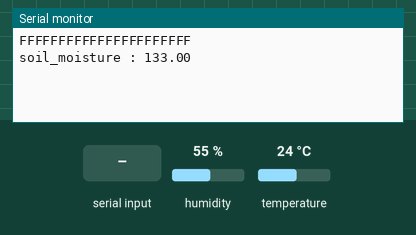
Recording of a sketch running on a simulated Arduino Uno, built with avr-gcc and run on an emulated ATmega328P. Parts: the last lines printed to the serial monitor. The test bench sets the inputs (shaded band); at power-on: humidity 55 %, temperature 24 °C.

Above: at 1.7 s.
1.8 s: "1" received over the second serial link
At 11.9 s:
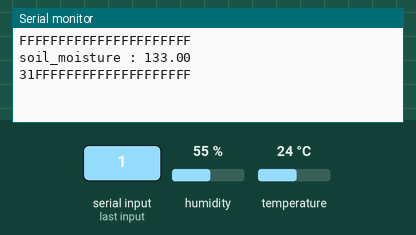
13.0 s: "0" received over the second serial link
At 13.6 s:
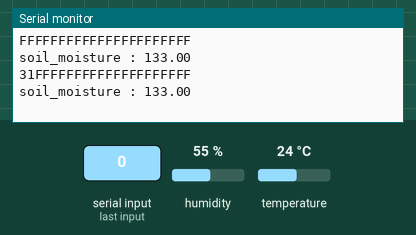
14.9 s: "2" received over the second serial link
At 23.2 s:
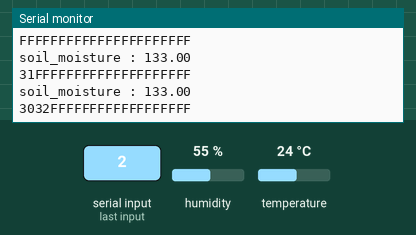

The sketch:

communication_from_arduino_to_nodemcu.ino
```cpp
#include <SoftwareSerial.h>
#include <ArduinoJson.h>
#include <Wire.h>
#include <dht.h>

#define Dht11_pin 4
#define RE 8
#define DE 7

const byte ph[] = {0x01, 0x03, 0x00, 0x00, 0x00, 0x01, 0x84, 0x0A};
const byte nitro[] = {0x01,0x03, 0x00, 0x1e, 0x00, 0x01, 0xe4, 0x0c};
const byte phos[] = {0x01,0x03, 0x00, 0x1f, 0x00, 0x01, 0xb5, 0xcc};
const byte pota[] = {0x01,0x03, 0x00, 0x20, 0x00, 0x01, 0x85, 0xc0};


int moisture_pin = A0;
float soil_moisture;
float air_temperature;
float air_humidity;
float soil_ph;
byte nitrogen_value, phosphorous_value, potassium_value;


byte values[11];

SoftwareSerial mod(2, 3);
SoftwareSerial arduino_to_nodemcu(5,6);

dht DHT;


void setup() {
  arduino_to_nodemcu.begin(9600);
  Serial.begin(9600);
  mod.begin(9600);
  pinMode(RE, OUTPUT);
  pinMode(DE, OUTPUT);

  delay(500);
}

void loop() {
 StaticJsonBuffer<1000> jsonBuffer;
 JsonObject& sensors_data = jsonBuffer.createObject();

   // soil moisture value
  //soil_moisture = analogRead(moisture_pin);
  soil_moisture = 133;
  // air temperature and humidity
  DHT.read11(Dht11_pin);

  //air_temperature = DHT.temperature;
  air_temperature = 37;

  air_humidity = DHT.humidity;
  //air_humidity = 40;

  // ph soil value
  soil_ph = get_ph();

  // NPK values

  nitrogen_value = get_nitrogen();
  delay(250);
  phosphorous_value = get_phosphorous();
  delay(250);
  potassium_value = get_potassium();
  delay(250);


  sensors_data["soil_moisture"] = soil_moisture;
  sensors_data["air_temperature"] = air_temperature;
  sensors_data["air_humidity"] = air_humidity;
  sensors_data["soil_ph"] = soil_ph;
  sensors_data["nitrogen_value"] = nitrogen_value;
  sensors_data["phosphorous_value"] = phosphorous_value;
  sensors_data["potassium_value"] = potassium_value;
  Serial.print("soil_moisture : ");
  Serial.println(soil_moisture);

 // send data to nodemcu

  sensors_data.printTo(arduino_to_nodemcu);


  delay(10000);
}


float get_ph(){

  digitalWrite(DE, HIGH);
  digitalWrite(RE, HIGH);
  delay(10);
  if (mod.write(ph, sizeof(ph)) == 8)
  {
    digitalWrite(DE, LOW);
    digitalWrite(RE, LOW);
    for (byte i = 0; i < 11; i++)
    {
      values[i] = mod.read();
      Serial.print(values[i], HEX);
    }
    Serial.println();
  }

  return  float(values[4]) / 10;

}

byte get_nitrogen(){
  digitalWrite(DE,HIGH);
  digitalWrite(RE,HIGH);
  delay(10);
  if(mod.write(nitro,sizeof(nitro))==8){
    digitalWrite(DE,LOW);
    digitalWrite(RE,LOW);
    for(byte i=0;i<7;i++){
    values[i] = mod.read(); // lire toute la trame.
    }

  }
  return values[4];
}

byte get_phosphorous(){
  digitalWrite(DE,HIGH);
  digitalWrite(RE,HIGH);
  delay(10);
  if(mod.write(phos,sizeof(phos))==8){
    digitalWrite(DE,LOW);
    digitalWrite(RE,LOW);
    for(byte i=0;i<7;i++){
    values[i] = mod.read();
    }
  }
  return values[4];
}


byte get_potassium(){
  digitalWrite(DE,HIGH);
  digitalWrite(RE,HIGH);
  delay(10);
  if(mod.write(pota,sizeof(pota))==8){
    digitalWrite(DE,LOW);
    digitalWrite(RE,LOW);
    for(byte i=0;i<7;i++){
    values[i] = mod.read();
    }
  }
  return values[4];
}
```

Measured:
- after the input at 1.8 s, the serial monitor: prints a new line after 9.7 s (image 1)
- after the input at 14.9 s, the serial monitor: prints a new line after 7.7 s (image 3)
